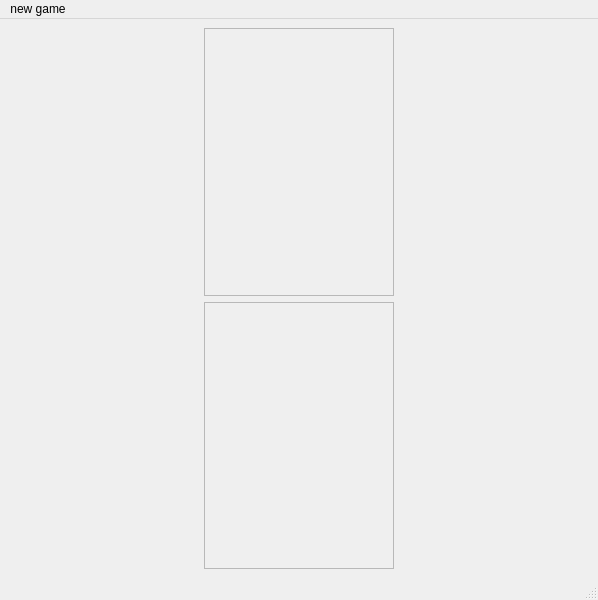
<?xml version="1.0" encoding="UTF-8"?>
<ui version="4.0">
 <class>MainWindow</class>
 <widget class="QMainWindow" name="MainWindow">
  <property name="geometry">
   <rect>
    <x>0</x>
    <y>0</y>
    <width>598</width>
    <height>600</height>
   </rect>
  </property>
  <property name="windowTitle">
   <string>MainWindow</string>
  </property>
  <widget class="QWidget" name="centralwidget">
   <layout class="QHBoxLayout" name="horizontalLayout">
    <item>
     <layout class="QVBoxLayout" name="verticalLayout_3">
      <item>
       <widget class="QLabel" name="_enemyShoutbox">
        <property name="text">
         <string/>
        </property>
       </widget>
      </item>
      <item>
       <widget class="CPlayerBattleFieldLabel" name="_playerDisplay">
        <property name="text">
         <string/>
        </property>
       </widget>
      </item>
     </layout>
    </item>
    <item>
     <layout class="QVBoxLayout" name="verticalLayout_2">
      <item>
       <widget class="CComputerBattleField" name="_enemyGround">
        <property name="frameShape">
         <enum>QFrame::StyledPanel</enum>
        </property>
        <property name="frameShadow">
         <enum>QFrame::Raised</enum>
        </property>
       </widget>
      </item>
      <item>
       <widget class="CPlayerBattleField" name="_playerGround">
        <property name="frameShape">
         <enum>QFrame::StyledPanel</enum>
        </property>
        <property name="frameShadow">
         <enum>QFrame::Raised</enum>
        </property>
       </widget>
      </item>
     </layout>
    </item>
    <item>
     <layout class="QVBoxLayout" name="verticalLayout">
      <item>
       <widget class="CComputerBattleFieldLabel" name="_enemyDisplay">
        <property name="text">
         <string/>
        </property>
       </widget>
      </item>
      <item>
       <widget class="QLabel" name="_playerShoutBox">
        <property name="text">
         <string/>
        </property>
       </widget>
      </item>
     </layout>
    </item>
   </layout>
  </widget>
  <widget class="QMenuBar" name="menubar">
   <property name="geometry">
    <rect>
     <x>0</x>
     <y>0</y>
     <width>598</width>
     <height>21</height>
    </rect>
   </property>
   <widget class="QMenu" name="menunew_game">
    <property name="title">
     <string>new game</string>
    </property>
    <addaction name="actionstart"/>
   </widget>
   <addaction name="menunew_game"/>
  </widget>
  <widget class="QStatusBar" name="statusbar"/>
  <action name="actionstart">
   <property name="text">
    <string>start</string>
   </property>
  </action>
 </widget>
 <customwidgets>
  <customwidget>
   <class>CComputerBattleFieldLabel</class>
   <extends>QLabel</extends>
   <header>ccomputerbattlefieldlabel.h</header>
  </customwidget>
  <customwidget>
   <class>CPlayerBattleFieldLabel</class>
   <extends>QLabel</extends>
   <header>cplayerbattlefieldlabel.h</header>
  </customwidget>
  <customwidget>
   <class>CComputerBattleField</class>
   <extends>QFrame</extends>
   <header>ccomputerbattlefield.h</header>
   <container>1</container>
  </customwidget>
  <customwidget>
   <class>CPlayerBattleField</class>
   <extends>QFrame</extends>
   <header>cplayerbattlefield.h</header>
   <container>1</container>
  </customwidget>
 </customwidgets>
 <resources/>
 <connections/>
</ui>
